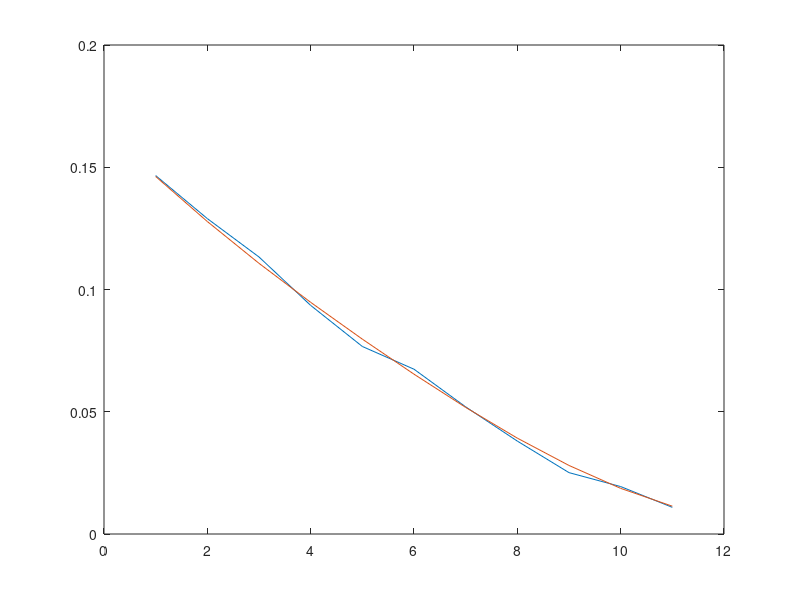

Reproduce this figure in MATLAB.
clear all;
close all;
clc;

%% Constante utilisée dans le script 

N = 10000;    % Longueur du message généré
Fe = 24000;
Rb = 3000;
Tb = 1/Rb;
Ns = Fe/Rb;
Ts = Ns/Fe;
Te = 1/Fe;

alpha0 = 1;
alpha1 = 0.5;

%% Génération d'un sigal aléatoire binaire

% On génére aléatoirement une suite de 0 et de 1 de la longueur voulue 
bits = randi([0 1], 1, N);%[0 1 1 0 0 1 ]%

% On réalise le mapping de la suite de bits  en affectant 1 aux bits 1 et -1 aux bits 0
Symboles1 = 2*bits - 1;

%Génération d'un dirac à l'entrée
n = 10000;
d = [1, zeros(1,n)];

% On réalise le suréchantillonage 
Diracs1 = kron(Symboles1, [1 zeros(1, Ns-1)]);

% On génére la réponse impulsionnelle du filtre du modulateur 1
h = ones(1, Ns);

% On filtre notre suite d'impulsions de Dirac
x = filter(h, 1, Diracs1);

hc = kron([alpha0, alpha1], [1 zeros(1, Ns-1)]);

xc = filter(hc,1,x);

        % MISE EN PLACE DU BRUIT 
n0 = Ns;

Px = mean(abs(xc).^2);
M = 2;
TEB_bruit = [];
TEB_th = [];
for i = 0:10
    Eb_div_N0 = power(10, i/10);
    sigma_n_carre = (Px * Ns) / (2 * log2(M) * (Eb_div_N0));
    bruit = sqrt(sigma_n_carre) * randn(1, length(xc));
    x_bruit = xc + bruit;
    r_bruit = filter(h, 1, x_bruit);
  

        % Tracé diagrammes de l'oeil

    %figure (i+1)
    
    %plot(reshape(r_bruit(Ns+1:end), Ns, length(r_bruit(Ns+1:end))/Ns));
    
    
    r_ech_bruit = r_bruit(n0 : n0 : length(r_bruit));
    r_ech_bruit(find(r_ech_bruit >= 0)) = 1;
    r_ech_bruit(find(r_ech_bruit < 0)) = 0;
    TEB_bruit = [TEB_bruit length(find((r_ech_bruit - bits).^2 ~= 0)) / N];
    
    TEB_thi = (1/2)*(qfunc(sqrt((2/5)*Eb_div_N0))+qfunc(sqrt((18/5)*Eb_div_N0)));
    TEB_th = [TEB_th TEB_thi];
    

end

plot(TEB_bruit)
hold on
plot(TEB_th)

%% Egaliseur :
dirac = [1 zeros(1,Ns-1)];
peigne = kron(dirac, [1 zeros(1, Ns-1)]);

xe_ega = filter(h, 1, peigne);
xc_ega = filter(hc, 1, xe_ega);
r_ega = filter(xc_ega, 1, xc_ega);
r_ech_ega = r_ega(n0:Ns:end);

%Toeplitz
Z = toeplitz(r_ech_ega, [r_ech_ega(1) zeros(1,length(r_ech_ega)-1)]);

%Simulation de Y0
Y0 = [1, zeros(1,Ns-1)];

% Calcul de C
C = (Z\Y0');
%%
